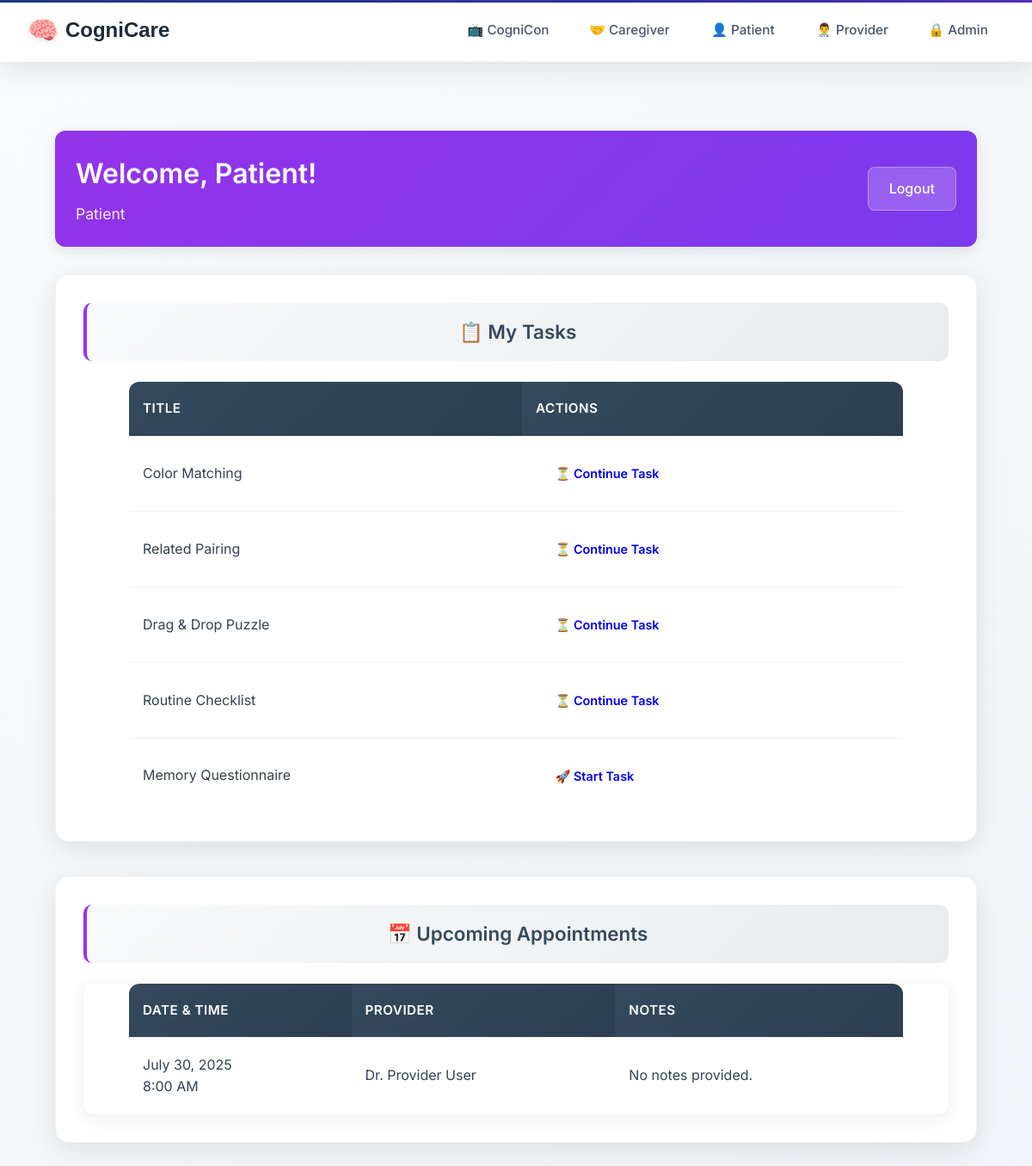
/patient-dashboard/ (signed in), run on an earlier commit of the app's database.
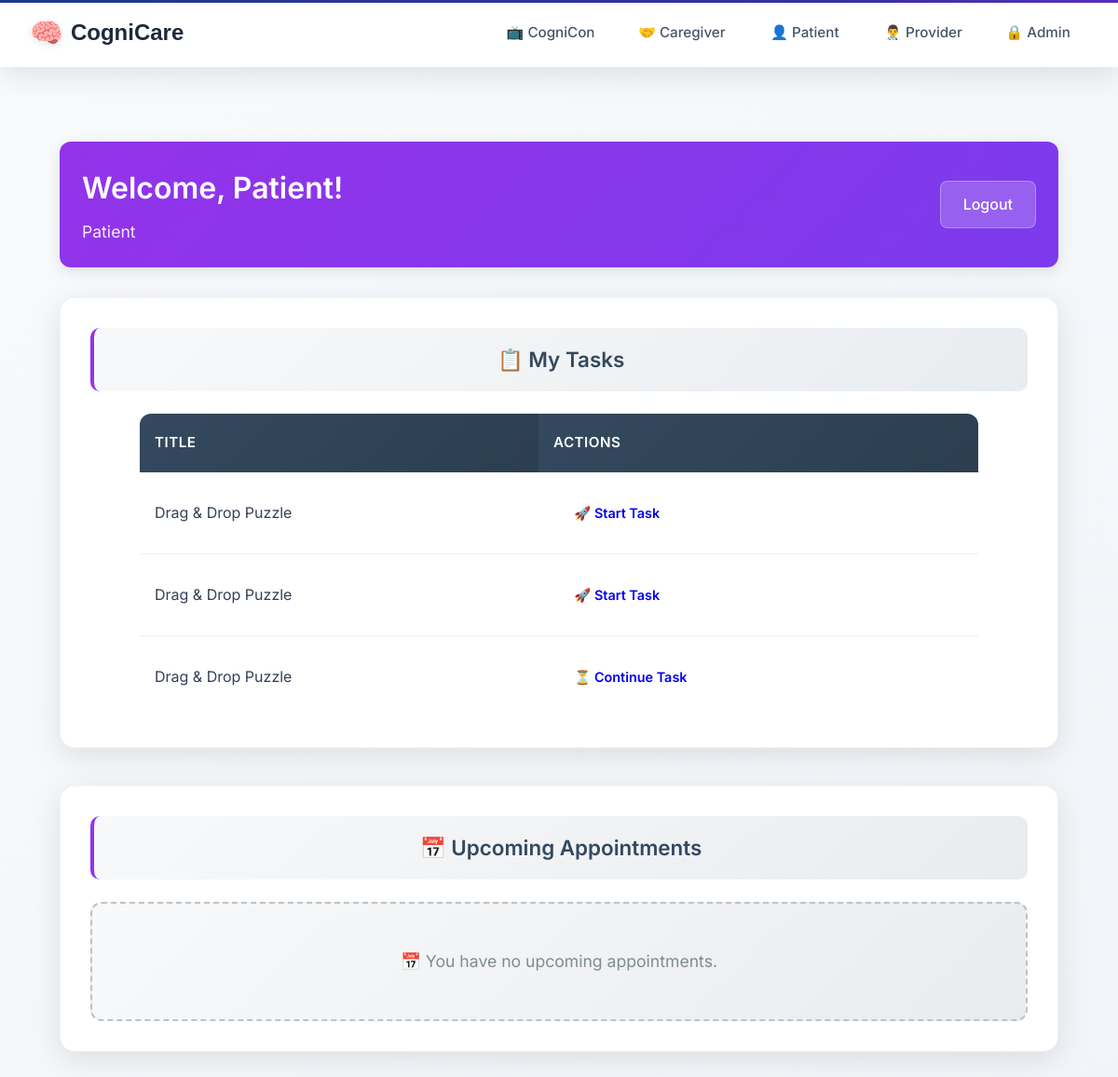
And on a later commit of the database.
### taskmanager/models.py (models this page shows, shortened)
class Task(models.Model):
    title = models.CharField(max_length=255)
    description = models.TextField(blank=True, null=True)
    task_type = models.CharField(max_length=50, choices=TASK_TYPES)
    difficulty = models.CharField(
        max_length=50,
        choices=DIFFICULTY_LEVELS,
        blank=True,
        null=True,
        help_text="Cognitive difficulty level for games"
    )
    assigned_by = models.ForeignKey(UserProfile, related_name='assigned_tasks', on_delete=models.CASCADE)
    assigned_to = models.ForeignKey(UserProfile, related_name='tasks', on_delete=models.CASCADE)
    completed_by = models.ForeignKey(UserProfile, related_name='completed_tasks', on_delete=models.SET_NULL, null=True, blank=True)
    status = models.CharField(max_length=20, choices=[
        ('assigned', 'Assigned'),
        ('in_progress', 'In Progress'),
        ('completed', 'Completed'),
    ], default='assigned')
    created_at = models.DateTimeField(auto_now_add=True)
    assigned_at = models.DateTimeField(auto_now_add=True)
    due_date = models.DateTimeField(blank=True, null=True)
    completed_at = models.DateTimeField(null=True, blank=True)
    task_config = models.JSONField(default=dict, blank=True)
    class Meta:
        ordering = ['-created_at']

class Appointment(models.Model):
    provider = models.ForeignKey(UserProfile, on_delete=models.CASCADE, related_name='provided_appointments')
    patient = models.ForeignKey(UserProfile, on_delete=models.CASCADE, related_name='appointments')
    datetime = models.DateTimeField()
    notes = models.TextField(blank=True)
    created_at = models.DateTimeField(auto_now_add=True)
    class Meta:
        ordering = ['datetime']

### users/models.py (models this page shows, shortened)
class UserProfile(models.Model):
    USER_TYPES = (
        ('admin', 'Administrator'),  # Admin users
        ('provider', 'Healthcare Provider'),  # Docs + Nurses
        ('caregiver', 'Caregiver'),  # Caregivers
        ('patient', 'Patient'),  # All patients
    )
    user = models.OneToOneField(User, on_delete=models.CASCADE, related_name='profile')  # each user must have a profile
    user_type = models.CharField(max_length=20, choices=USER_TYPES)  # set specific user role
    provider = models.ForeignKey('self', on_delete=models.SET_NULL, null=True, blank=True,
                                related_name='managed_patients', limit_choices_to={'user_type': 'provider'})  # provider link
    patient = models.ForeignKey('self', on_delete=models.SET_NULL, null=True, blank=True,
                               related_name='caregivers', limit_choices_to={'user_type': 'patient'})  # patienr link
    linked_patients = models.ManyToManyField(
        'self',
        symmetrical=False,
        related_name='linked_caregivers',
        limit_choices_to={'user_type': 'patient'},
        blank=True,
        help_text="Patients this caregiver can access"  # Caregivers can see these patients
    )

### users/views.py (the view)
# urls.py: path('patient-dashboard/', views.patient_dashboard, name='patient_dashboard'),
@login_required
def patient_dashboard(request):
    if not hasattr(request.user, 'profile') or request.user.profile.user_type != 'patient':
        messages.error(request, 'You do not have permission to access the patient dashboard.')
        return redirect('home')
    from taskmanager.models import Task, Appointment
    pending_tasks = Task.objects.filter(
        assigned_to=request.user.profile,
        status__in=['assigned', 'in_progress']
    ).order_by('due_date', 'created_at')
    appointments = Appointment.objects.filter(patient=request.user.profile).order_by('datetime')
    context = {
        'user': request.user,
        'user_type': 'Patient',
        'pending_tasks': pending_tasks,
        'appointments': appointments
    }
    return render(request, 'dashboards/patient_dashboard.html', context)

### templates/dashboards/patient_dashboard.html (shortened to what this page needs)
{% extends 'layouts/base.html' %}
{% block content %}
<div class="dashboard-container">
    <div class="dashboard-header patient">
        <div class="header-info">
    <h1>Welcome, {{ user.first_name }}!</h1>
            <span class="user-type">{{ user_type }}</span>
        </div>
        <a href="{% url 'logout' %}" class="logout-btn">Logout</a>
    </div>
    <div class="dashboard-section">
        <h2 class="section-title patient">📋 My Tasks</h2>
        {% if pending_tasks %}
        <div class="tasks-list">
            <table class="enhanced-table">
                <thead>
                    <tr>
                        <th>Title</th>
                        <th>Actions</th>
                    </tr>
                </thead>
                <tbody>
                {% for task in pending_tasks %}
                    <tr>
                        <td>
                            {{ task.title }}
                        </td>
                        <td>
                            <a href="{% url 'taskmanager:take_task' task.id %}" class="action-btn start-btn">
                                {% if task.status == 'assigned' %}
                                    🚀 Start Task
                                {% else %}
                                    ⏳ Continue Task
                                {% endif %}
                            </a>
                        </td>
                    </tr>
                {% endfor %}
                </tbody>
            </table>
        </div>
        {% else %}
        <div class="empty-state-main">
            <h2>📋 No Tasks Assigned</h2>
            <p>You don't have any tasks assigned at the moment. Your healthcare provider will assign questionnaires and assessments as needed.</p>
        </div>
        {% endif %}
    </div>
    <div class="dashboard-section">
        <h2 class="section-title patient">📅 Upcoming Appointments</h2>
        {% if appointments %}
            <div class="table-container">
                <table class="enhanced-table">
                    <thead>
                        <tr>
                            <th>Date & Time</th>
                            <th>Provider</th>
                            <th>Notes</th>
                        </tr>
                    </thead>
                    <tbody>
                        {% for appt in appointments %}
                        <tr>
                            <td class="appointment-datetime">
                                {{ appt.datetime|date:"F j, Y" }}<br>
                                <span class="time">{{ appt.datetime|date:"g:i A" }}</span>
                            </td>
                            <td>Dr. {{ appt.provider.user.get_full_name }}</td>
                            <td>{{ appt.notes|default:"No notes provided." }}</td>
                        </tr>
                        {% endfor %}
                    </tbody>
                </table>
            </div>
        {% else %}
            <div class="empty-state">
                <p>📅 You have no upcoming appointments.</p>
            </div>
        {% endif %}
    </div>
</div>
{% endblock %}

### templates/layouts/base.html (shortened to what this page needs)
<!DOCTYPE html>
<html>
<head>
    {% load static %}
    <link href="https://unpkg.com/material-components-web@latest/dist/material-components-web.min.css" rel="stylesheet">
    <link rel="stylesheet" href="https://cdnjs.cloudflare.com/ajax/libs/font-awesome/6.4.0/css/all.min.css">
    <link rel="stylesheet" href="{% static 'css/base.css' %}">
    <link rel="stylesheet" href="{% static 'css/design-system.css' %}">
    <link rel="stylesheet" href="{% static 'css/dashboard.css' %}">
    <link rel="stylesheet" href="{% static 'css/forms.css' %}">
    <link rel="stylesheet" href="{% static 'css/pages.css' %}">
</head>
<body>
    <header class="top-nav">
        <a href="/" class="site-title">CogniCare</a>
        <div class="nav-container">
            <nav class="nav-links" id="navLinks">
                <a href="/cognicon" class="nav-link">📺 CogniCon</a>
                <a href="/caregiver-login" class="nav-link caregiver-link">🤝 Caregiver</a>
                <a href="/patient-login" class="nav-link patient-link">👤 Patient</a>
                <a href="/provider-login" class="nav-link provider-link">👨‍⚕️ Provider</a>
                <a href="/admin-login" class="nav-link admin-link">🔒 Admin</a>
                </nav>
        </div>
    </header>
    <main>
        <div class="content-wrapper">
            {% block content %}{% endblock %}
        </div>
    </main>
</body>
</html>

### static/css/base.css (style rules this page uses)
:root { --patient-primary: #9333ea; --patient-secondary: #7c3aed; --patient-accent: #8b5cf6; --caregiver-primary: #059669; --caregiver-secondary: #047857; --caregiver-accent: #10b981; --provider-primary: #1e3a8a; --provider-secondary: #1e40af; --provider-accent: #3730a3; --admin-primary: #1a202c; --admin-secondary: #2d3748; --admin-accent: #fbbf24; --neutral-50: #f8fafc; --neutral-100: #f1f5f9; --neutral-200: #e2e8f0; --neutral-300: #cbd5e1; --neutral-400: #94a3b8; --neutral-500: #64748b; --neutral-600: #475569; --neutral-700: #334155; --neutral-800: #1e293b; --neutral-900: #0f172a; }
* { margin: 0; padding: 0; box-sizing: border-box; }
body { background: linear-gradient(135deg, var(--neutral-50) 0%, var(--neutral-100) 100%); font-family: 'Inter', -apple-system, BlinkMacSystemFont, 'Segoe UI', Roboto, sans-serif; min-height: 100vh; color: var(--neutral-700); line-height: 1.6; }
.top-nav { position: fixed; top: 0; left: 0; right: 0; background: rgba(255, 255, 255, 0.95); backdrop-filter: blur(20px); -webkit-backdrop-filter: blur(20px); border-bottom: 1px solid rgba(255, 255, 255, 0.2); box-shadow: 0 8px 32px rgba(0, 0, 0, 0.1); display: flex; justify-content: space-between; align-items: center; padding: 0 2rem; height: 72px; z-index: 1000; transition: all 0.3s ease; }
.top-nav::before { content: ''; position: absolute; top: 0; left: 0; right: 0; height: 3px; background: linear-gradient(135deg, var(--provider-primary), var(--provider-accent), var(--patient-primary), var(--caregiver-primary), var(--admin-accent)); background-size: 300% 100%; animation: gradientShift 8s ease-in-out infinite; }
.site-title { color: var(--neutral-800); font-weight: 700; font-size: 1.5rem; text-decoration: none; font-family: 'Poppins', sans-serif; display: flex; align-items: center; gap: 0.5rem; transition: all 0.3s ease; }
.site-title::before { content: '🧠'; font-size: 1.8rem; filter: drop-shadow(0 2px 4px rgba(0,0,0,0.1)); }
.nav-container { display: flex; align-items: center; gap: 2rem; }
.nav-links { display: flex; align-items: center; gap: 0.5rem; }
.nav-link { color: var(--neutral-600); text-decoration: none; padding: 0.6rem 1.2rem; border-radius: 10px; font-weight: 500; font-size: 0.95rem; transition: all 0.3s ease; position: relative; overflow: hidden; }
.nav-link::before { content: ''; position: absolute; top: 0; left: -100%; width: 100%; height: 100%; background: linear-gradient(135deg, rgba(147, 51, 234, 0.1), rgba(124, 58, 237, 0.1)); transition: left 0.3s ease; z-index: -1; }
.nav-link.patient-link { border: 2px solid transparent; }
main { padding-top: 88px; min-height: calc(100vh - 88px); }
.content-wrapper { max-width: 1400px; margin: 0 auto; padding: 2rem; }

What changed in the data, as far as the page shows it:
removed Task: title "Color Matching", status "⏳ Continue Task"
removed Task: title "Related Pairing", status "⏳ Continue Task"
removed Task: title "Routine Checklist", status "⏳ Continue Task"
removed Task: title "Memory Questionnaire", status "🚀 Start Task"
removed Appointment: datetime "July 30, 2025", datetime "8:00 AM", provider.user.get_full_name "Provider User", notes "No notes provided."
added Task: title "Drag & Drop Puzzle", status "🚀 Start Task"
added Task: title "Drag & Drop Puzzle", status "🚀 Start Task"
Also different on the page:
text no longer shown: "DATE & TIME PROVIDER NOTES"
text now shown: "📅 You have no upcoming appointments."
